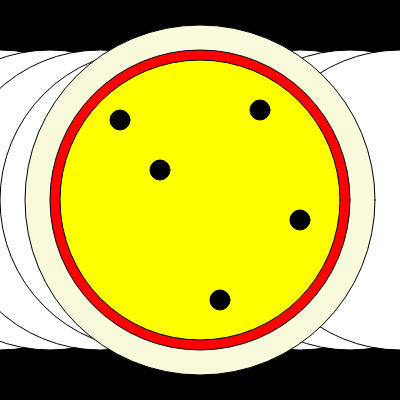
Frame 1 (no input)
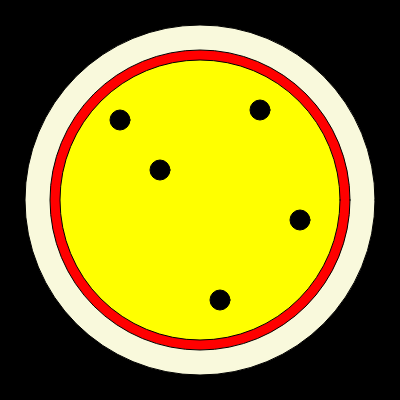
Frame 60 (no input)
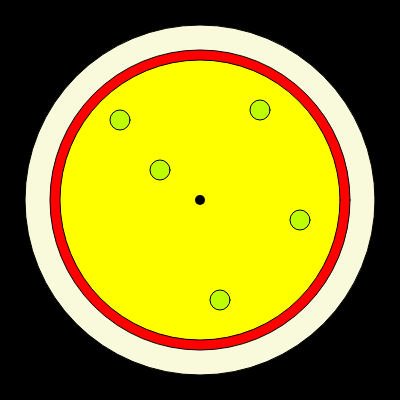
Frame 120 (the mouse pressed at the canvas centre since frame 60)

The p5.js sketch that drew these frames (run headless with seeded random() and noise() and a simulated clock; from frame 60 on, the mouse is pressed at the canvas centre):

// p5.js sketch
// ── sketch.js
var x = 0;

function setup() {
  createCanvas(400, 400);
}

function draw() {
  background(0);
  
  if (x == 0){
    print("One pizza with olives, enjoy!");
    print("Press a key to remove the cheese and press the mouse to change the olives from black to green.")
  }
  else if (x == 300){
    x = 50;
  }
  
  while(x <= width){
      ellipse(x, 200, 300, 300);
      x += 50;
        }

  //crust
  push();
  fill('#f9f9dc');
  ellipse(200, 200, 350);
  pop();
  
  //tomato sauce
  push();
  fill(255, 0, 0);
  ellipse(200, 200, 300);
  pop();
  
  //pressing a key gets rid of the cheese, for the lactose intolerant people or something
  if (keyIsPressed){
  }
  else{
    fill(255, 255, 0);
  ellipse(200, 200, 280);
  }
  
  //pressing the mouse changes the olives from black to green
  if (mouseIsPressed){
    
    fill(190, 255, 0);
    ellipse(120, 120, 20);
    ellipse(220, 300, 20);
    ellipse(300, 220, 20);
    ellipse(160, 170, 20);
    ellipse(260, 110, 20);
 
}
  else{
    fill(0, 0, 0);
    ellipse(120, 120, 20);
    ellipse(220, 300, 20);
    ellipse(300, 220, 20);
    ellipse(160, 170, 20);
    ellipse(260, 110, 20);
  }
  
  push();
  fill(255);
  strokeWeight(10);
  point(mouseX, mouseY);
  pop();
}
